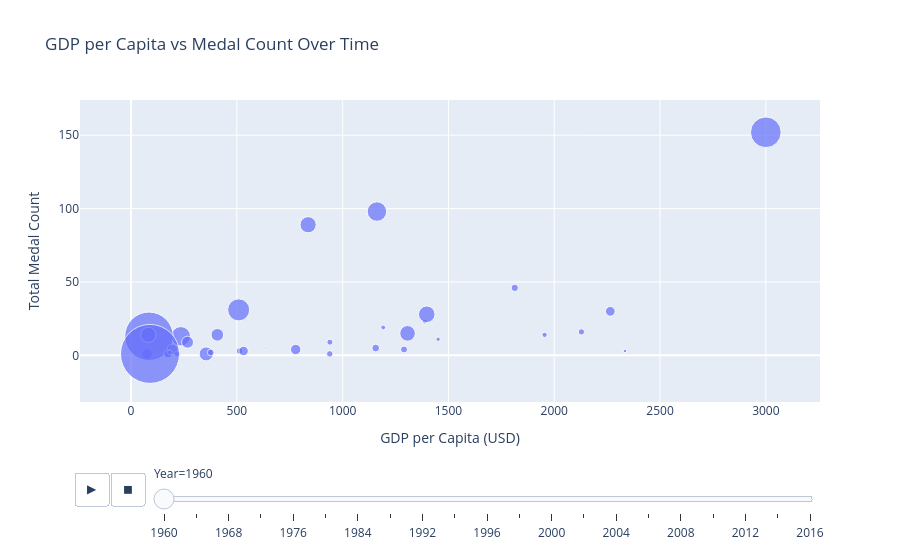

Notebook code cell kept with this figure:
### Code cell
medals_df = olympics[
    olympics["medal"].notna() &
    olympics["gdp_per_capita"].notna() &
    olympics["population"].notna()
].copy()

country_medals = (
    medals_df
    .groupby(["year", "country", "gdp_per_capita", "population"])
    .size()
    .reset_index(name="medal_count")
)

fig = px.scatter(
    country_medals,
    x="gdp_per_capita",
    y="medal_count",
    size="population",            # bubble size based on population
    animation_frame="year",
    hover_name="country",
    title="GDP per Capita vs Medal Count Over Time",
    labels={
        "gdp_per_capita": "GDP per Capita (USD)",
        "medal_count": "Total Medal Count",
        "population": "Population",
        "year": "Year"
    },
    size_max=60                   # optional but helps readability
)

fig.show()

### Figure 1 — Plotly figure (JSON) as saved in the notebook; plotly's stock layout.template omitted (floating-point values rounded to 4 significant figures)
{"data": [{"hovertemplate": "<b>%{hovertext}</b><br><br>Year=1960<br>GDP per Capita (USD)=%{x}<br>Total Medal Count=%{y}<br>Population=%{marker.size}<extra></extra>", "hovertext": ["Argentina", "Australia", "Austria", "Belgium", "Brazil", "Canada", "Denmark", "Ethiopia", "Finland", "France", "Germany", "Ghana", "Greece", "India", "Iran", "Iraq", "Italy", "Japan", "Mexico", "Morocco", "Netherlands", "New Zealand", "Norway", "Pakistan", "Portugal", "South Africa", "Spain", "Sweden", "Switzerland", "Syria", "Taiwan", "Trinidad", "Turkey", "UK", "USA", "Venezuela"], "legendgroup": "", "marker": {"color": "#636efa", "size": [20480000.0, 10280000.0, 7048000.0, 9153000.0, 72180000.0, 17910000.0, 4580000.0, 22150000.0, 4430000.0, 46620000.0, 72810000.0, 6635000.0, 8332000.0, 450500000.0, 21910000.0, 7290000.0, 50200000.0, 93220000.0, 37770000.0, 12330000.0, 11490000.0, 2372000.0, 3581000.0, 44990000.0, 8858000.0, 17100000.0, 30460000.0, 7485000.0, 5328000.0, 4574000.0, 667100000.0, 848000.0, 27470000.0, 52400000.0, 180700000.0, 8142000.0], "sizemode": "area", "sizeref": 383000.0, "symbol": "circle"}, "mode": "markers", "name": "", "orientation": "v", "showlegend": false, "type": "scatter", "x": [778.3, 1813.0, 939.9, 1290.0, 235.3, 2265.0, 1389.0, 75.34, 1192.0, 1307.0, 1162.0, 174.9, 513.1, 84.93, 195.6, 218.9, 836.9, 508.7, 355.1, 174.8, 1156.0, 2334.0, 1451.0, 82.02, 377.0, 532.1, 408.0, 2128.0, 1954.0, 183.5, 89.72, 634.0, 267.1, 1398.0, 3000.0, 939.2], "xaxis": "x", "y": [4, 46, 9, 4, 13, 30, 23, 1, 19, 15, 98, 1, 3, 13, 4, 1, 89, 31, 1, 1, 5, 3, 11, 14, 2, 3, 14, 16, 14, 2, 1, 5, 9, 28, 152, 1], "yaxis": "y"}], "layout": {"legend": {"itemsizing": "constant", "tracegroupgap": 0}, "sliders": [{"active": 0, "currentvalue": {"prefix": "Year="}, "len": 0.9, "pad": {"b": 10, "t": 60}, "steps": [{"args": [["1960"], {"frame": {"duration": 0, "redraw": false}, "fromcurrent": true, "mode": "immediate", "transition": {"duration": 0, "easing": "linear"}}], "label": "1960", "method": "animate"}, {"args": [["1964"], {"frame": {"duration": 0, "redraw": false}, "fromcurrent": true, "mode": "immediate", "transition": {"duration": 0, "easing": "linear"}}], "label": "1964", "method": "animate"}, {"args": [["1968"], {"frame": {"duration": 0, "redraw": false}, "fromcurrent": true, "mode": "immediate", "transition": {"duration": 0, "easing": "linear"}}], "label": "1968", "method": "animate"}, {"args": [["1972"], {"frame": {"duration": 0, "redraw": false}, "fromcurrent": true, "mode": "immediate", "transition": {"duration": 0, "easing": "linear"}}], "label": "1972", "method": "animate"}, {"args": [["1976"], {"frame": {"duration": 0, "redraw": false}, "fromcurrent": true, "mode": "immediate", "transition": {"duration": 0, "easing": "linear"}}], "label": "1976", "method": "animate"}, {"args": [["1980"], {"frame": {"duration": 0, "redraw": false}, "fromcurrent": true, "mode": "immediate", "transition": {"duration": 0, "easing": "linear"}}], "label": "1980", "method": "animate"}, {"args": [["1984"], {"frame": {"duration": 0, "redraw": false}, "fromcurrent": true, "mode": "immediate", "transition": {"duration": 0, "easing": "linear"}}], "label": "1984", "method": "animate"}, {"args": [["1988"], {"frame": {"duration": 0, "redraw": false}, "fromcurrent": true, "mode": "immediate", "transition": {"duration": 0, "easing": "linear"}}], "label": "1988", "method": "animate"}, {"args": [["1992"], {"frame": {"duration": 0, "redraw": false}, "fromcurrent": true, "mode": "immediate", "transition": {"duration": 0, "easing": "linear"}}], "label": "1992", "method": "animate"}, {"args": [["1994"], {"frame": {"duration": 0, "redraw": false}, "fromcurrent": true, "mode": "immediate", "transition": {"duration": 0, "easing": "linear"}}], "label": "1994", "method": "animate"}, {"args": [["1996"], {"frame": {"duration": 0, "redraw": false}, "fromcurrent": true, "mode": "immediate", "transition": {"duration": 0, "easing": "linear"}}], "label": "1996", "method": "animate"}, {"args": [["1998"], {"frame": {"duration": 0, "redraw": false}, "fromcurrent": true, "mode": "immediate", "transition": {"duration": 0, "easing": "linear"}}], "label": "1998", "method": "animate"}, {"args": [["2000"], {"frame": {"duration": 0, "redraw": false}, "fromcurrent": true, "mode": "immediate", "transition": {"duration": 0, "easing": "linear"}}], "label": "2000", "method": "animate"}, {"args": [["2002"], {"frame": {"duration": 0, "redraw": false}, "fromcurrent": true, "mode": "immediate", "transition": {"duration": 0, "easing": "linear"}}], "label": "2002", "method": "animate"}, {"args": [["2004"], {"frame": {"duration": 0, "redraw": false}, "fromcurrent": true, "mode": "immediate", "transition": {"duration": 0, "easing": "linear"}}], "label": "2004", "method": "animate"}, {"args": [["2006"], {"frame": {"duration": 0, "redraw": false}, "fromcurrent": true, "mode": "immediate", "transition": {"duration": 0, "easing": "linear"}}], "label": "2006", "method": "animate"}, {"args": [["2008"], {"frame": {"duration": 0, "redraw": false}, "fromcurrent": true, "mode": "immediate", "transition": {"duration": 0, "easing": "linear"}}], "label": "2008", "method": "animate"}, {"args": [["2010"], {"frame": {"duration": 0, "redraw": false}, "fromcurrent": true, "mode": "immediate", "transition": {"duration": 0, "easing": "linear"}}], "label": "2010", "method": "animate"}, {"args": [["2012"], {"frame": {"duration": 0, "redraw": false}, "fromcurrent": true, "mode": "immediate", "transition": {"duration": 0, "easing": "linear"}}], "label": "2012", "method": "animate"}, {"args": [["2014"], {"frame": {"duration": 0, "redraw": false}, "fromcurrent": true, "mode": "immediate", "transition": {"duration": 0, "easing": "linear"}}], "label": "2014", "method": "animate"}, {"args": [["2016"], {"frame": {"duration": 0, "redraw": false}, "fromcurrent": true, "mode": "immediate", "transition": {"duration": 0, "easing": "linear"}}], "label": "2016", "method": "animate"}], "x": 0.1, "xanchor": "left", "y": 0, "yanchor": "top"}], "title": {"text": "GDP per Capita vs Medal Count Over Time"}, "updatemenus": [{"buttons": [{"args": [null, {"frame": {"duration": 500, "redraw": false}, "fromcurrent": true, "mode": "immediate", "transition": {"duration": 500, "easing": "linear"}}], "label": "&#9654;", "method": "animate"}, {"args": [[null], {"frame": {"duration": 0, "redraw": false}, "fromcurrent": true, "mode": "immediate", "transition": {"duration": 0, "easing": "linear"}}], "label": "&#9724;", "method": "animate"}], "direction": "left", "pad": {"r": 10, "t": 70}, "showactive": false, "type": "buttons", "x": 0.1, "xanchor": "right", "y": 0, "yanchor": "top"}], "xaxis": {"anchor": "y", "domain": [0, 1], "title": {"text": "GDP per Capita (USD)"}}, "yaxis": {"anchor": "x", "domain": [0, 1], "title": {"text": "Total Medal Count"}}}}
